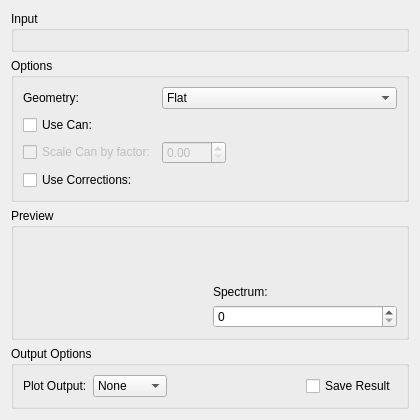
<?xml version="1.0" encoding="UTF-8"?>
<ui version="4.0">
 <class>ApplyCorr</class>
 <widget class="QWidget" name="ApplyCorr">
  <property name="geometry">
   <rect>
    <x>0</x>
    <y>0</y>
    <width>420</width>
    <height>420</height>
   </rect>
  </property>
  <property name="windowTitle">
   <string>Form</string>
  </property>
  <layout class="QVBoxLayout" name="verticalLayout_2">
   <item>
    <widget class="QGroupBox" name="gbInput">
     <property name="title">
      <string>Input</string>
     </property>
     <layout class="QVBoxLayout" name="abscor_loInput">
      <item>
       <widget class="MantidQt::MantidWidgets::DataSelector" name="dsSample" native="true">
        <property name="sizePolicy">
         <sizepolicy hsizetype="Minimum" vsizetype="Fixed">
          <horstretch>0</horstretch>
          <verstretch>0</verstretch>
         </sizepolicy>
        </property>
        <property name="autoLoad" stdset="0">
         <bool>true</bool>
        </property>
        <property name="workspaceSuffixes" stdset="0">
         <stringlist>
          <string>_red</string>
          <string>_sqw</string>
         </stringlist>
        </property>
        <property name="fileBrowserSuffixes" stdset="0">
         <stringlist>
          <string>_red.nxs</string>
          <string>_sqw.nxs</string>
         </stringlist>
        </property>
        <property name="showLoad" stdset="0">
         <bool>false</bool>
        </property>
       </widget>
      </item>
     </layout>
    </widget>
   </item>
   <item>
    <widget class="QGroupBox" name="gbOptions">
     <property name="title">
      <string>Options</string>
     </property>
     <layout class="QGridLayout" name="gridLayout">
      <item row="1" column="0">
       <widget class="QCheckBox" name="ckUseCan">
        <property name="text">
         <string>Use Can:</string>
        </property>
       </widget>
      </item>
      <item row="4" column="0">
       <widget class="QCheckBox" name="ckUseCorrections">
        <property name="text">
         <string>Use Corrections:</string>
        </property>
       </widget>
      </item>
      <item row="0" column="1">
       <widget class="QComboBox" name="cbGeometry">
        <item>
         <property name="text">
          <string>Flat</string>
         </property>
        </item>
        <item>
         <property name="text">
          <string>Cylinder</string>
         </property>
        </item>
       </widget>
      </item>
      <item row="4" column="1">
       <widget class="MantidQt::MantidWidgets::DataSelector" name="dsCorrections" native="true">
        <property name="enabled">
         <bool>false</bool>
        </property>
        <property name="sizePolicy">
         <sizepolicy hsizetype="Minimum" vsizetype="Fixed">
          <horstretch>0</horstretch>
          <verstretch>0</verstretch>
         </sizepolicy>
        </property>
        <property name="autoLoad" stdset="0">
         <bool>true</bool>
        </property>
        <property name="workspaceSuffixes" stdset="0">
         <stringlist>
          <string>_flt_abs</string>
         </stringlist>
        </property>
        <property name="fileBrowserSuffixes" stdset="0">
         <stringlist>
          <string>_flt_abs.nxs</string>
         </stringlist>
        </property>
        <property name="showLoad" stdset="0">
         <bool>false</bool>
        </property>
       </widget>
      </item>
      <item row="1" column="1">
       <widget class="MantidQt::MantidWidgets::DataSelector" name="dsContainer" native="true">
        <property name="enabled">
         <bool>false</bool>
        </property>
        <property name="sizePolicy">
         <sizepolicy hsizetype="Minimum" vsizetype="Fixed">
          <horstretch>0</horstretch>
          <verstretch>0</verstretch>
         </sizepolicy>
        </property>
        <property name="autoLoad" stdset="0">
         <bool>true</bool>
        </property>
        <property name="workspaceSuffixes" stdset="0">
         <stringlist>
          <string>_red</string>
          <string>_sqw</string>
         </stringlist>
        </property>
        <property name="fileBrowserSuffixes" stdset="0">
         <stringlist>
          <string>_red.nxs</string>
          <string>_sqw.nxs</string>
         </stringlist>
        </property>
        <property name="showLoad" stdset="0">
         <bool>false</bool>
        </property>
       </widget>
      </item>
      <item row="0" column="0">
       <widget class="QLabel" name="lbGeometry">
        <property name="text">
         <string>Geometry:</string>
        </property>
       </widget>
      </item>
      <item row="3" column="0">
       <widget class="QCheckBox" name="ckScaleCan">
        <property name="enabled">
         <bool>false</bool>
        </property>
        <property name="text">
         <string>Scale Can by factor:</string>
        </property>
        <property name="checked">
         <bool>false</bool>
        </property>
       </widget>
      </item>
      <item row="3" column="1">
       <layout class="QHBoxLayout" name="loScaleFactor">
        <item>
         <widget class="QDoubleSpinBox" name="spCanScale">
          <property name="enabled">
           <bool>false</bool>
          </property>
          <property name="maximum">
           <double>999.990000000000009</double>
          </property>
         </widget>
        </item>
        <item>
         <spacer name="horizontalSpacer">
          <property name="orientation">
           <enum>Qt::Horizontal</enum>
          </property>
          <property name="sizeHint" stdset="0">
           <size>
            <width>40</width>
            <height>20</height>
           </size>
          </property>
         </spacer>
        </item>
       </layout>
      </item>
     </layout>
    </widget>
   </item>
   <item>
    <widget class="QGroupBox" name="gbPreview">
     <property name="title">
      <string>Preview</string>
     </property>
     <layout class="QHBoxLayout" name="horizontalLayout_11">
      <item>
       <widget class="MantidQt::MantidWidgets::PreviewPlot" name="ppPreview" native="true">
        <property name="canvasColour" stdset="0">
         <color>
          <red>255</red>
          <green>255</green>
          <blue>255</blue>
         </color>
        </property>
        <property name="showLegend" stdset="0">
         <bool>true</bool>
        </property>
       </widget>
      </item>
      <item>
       <layout class="QVBoxLayout" name="loPlotOptions">
        <item>
         <spacer name="verticalSpacer_0">
          <property name="orientation">
           <enum>Qt::Vertical</enum>
          </property>
          <property name="sizeHint" stdset="0">
           <size>
            <width>20</width>
            <height>40</height>
           </size>
          </property>
         </spacer>
        </item>
        <item>
         <widget class="QLabel" name="lbPreviewSpec">
          <property name="text">
           <string>Spectrum:</string>
          </property>
         </widget>
        </item>
        <item>
         <widget class="QSpinBox" name="spPreviewSpec"/>
        </item>
       </layout>
      </item>
     </layout>
    </widget>
   </item>
   <item>
    <widget class="QGroupBox" name="gbOutput">
     <property name="title">
      <string>Output Options</string>
     </property>
     <layout class="QHBoxLayout" name="horizontalLayout">
      <item>
       <widget class="QLabel" name="lbPlotOutput">
        <property name="sizePolicy">
         <sizepolicy hsizetype="Maximum" vsizetype="Preferred">
          <horstretch>0</horstretch>
          <verstretch>0</verstretch>
         </sizepolicy>
        </property>
        <property name="text">
         <string>Plot Output:</string>
        </property>
       </widget>
      </item>
      <item>
       <widget class="QComboBox" name="cbPlotOutput">
        <item>
         <property name="text">
          <string>None</string>
         </property>
        </item>
        <item>
         <property name="text">
          <string>Contour</string>
         </property>
        </item>
        <item>
         <property name="text">
          <string>Spectra</string>
         </property>
        </item>
        <item>
         <property name="text">
          <string>Both</string>
         </property>
        </item>
       </widget>
      </item>
      <item>
       <spacer name="horizontalSpacer_1">
        <property name="orientation">
         <enum>Qt::Horizontal</enum>
        </property>
        <property name="sizeHint" stdset="0">
         <size>
          <width>40</width>
          <height>20</height>
         </size>
        </property>
       </spacer>
      </item>
      <item>
       <widget class="QCheckBox" name="ckSave">
        <property name="text">
         <string>Save Result</string>
        </property>
       </widget>
      </item>
     </layout>
    </widget>
   </item>
  </layout>
 </widget>
 <customwidgets>
  <customwidget>
   <class>MantidQt::MantidWidgets::DataSelector</class>
   <extends>QWidget</extends>
   <header>MantidQtMantidWidgets/DataSelector.h</header>
  </customwidget>
  <customwidget>
   <class>MantidQt::MantidWidgets::PreviewPlot</class>
   <extends>QWidget</extends>
   <header>MantidQtMantidWidgets/PreviewPlot.h</header>
   <container>1</container>
  </customwidget>
 </customwidgets>
 <resources/>
 <connections>
  <connection>
   <sender>ckUseCan</sender>
   <signal>toggled(bool)</signal>
   <receiver>ckScaleCan</receiver>
   <slot>setEnabled(bool)</slot>
   <hints>
    <hint type="sourcelabel">
     <x>50</x>
     <y>111</y>
    </hint>
    <hint type="destinationlabel">
     <x>61</x>
     <y>142</y>
    </hint>
   </hints>
  </connection>
  <connection>
   <sender>ckScaleCan</sender>
   <signal>toggled(bool)</signal>
   <receiver>spCanScale</receiver>
   <slot>setEnabled(bool)</slot>
   <hints>
    <hint type="sourcelabel">
     <x>133</x>
     <y>143</y>
    </hint>
    <hint type="destinationlabel">
     <x>251</x>
     <y>147</y>
    </hint>
   </hints>
  </connection>
  <connection>
   <sender>ckUseCan</sender>
   <signal>toggled(bool)</signal>
   <receiver>dsContainer</receiver>
   <slot>setEnabled(bool)</slot>
   <hints>
    <hint type="sourcelabel">
     <x>119</x>
     <y>114</y>
    </hint>
    <hint type="destinationlabel">
     <x>324</x>
     <y>114</y>
    </hint>
   </hints>
  </connection>
  <connection>
   <sender>ckUseCorrections</sender>
   <signal>toggled(bool)</signal>
   <receiver>dsCorrections</receiver>
   <slot>setEnabled(bool)</slot>
   <hints>
    <hint type="sourcelabel">
     <x>119</x>
     <y>167</y>
    </hint>
    <hint type="destinationlabel">
     <x>324</x>
     <y>167</y>
    </hint>
   </hints>
  </connection>
 </connections>
</ui>
